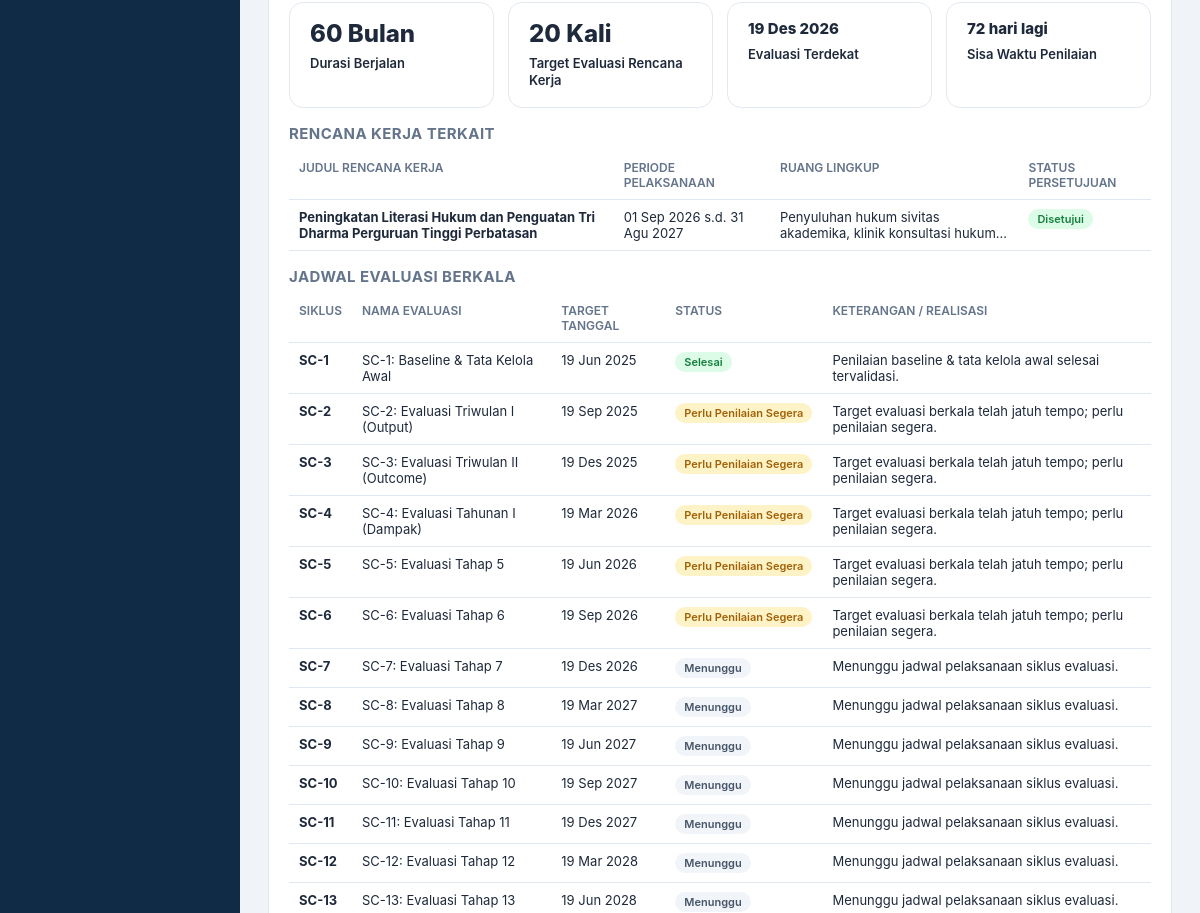
The app's page /mitra_edit.php?id=5 (signed in, middle part), older data.
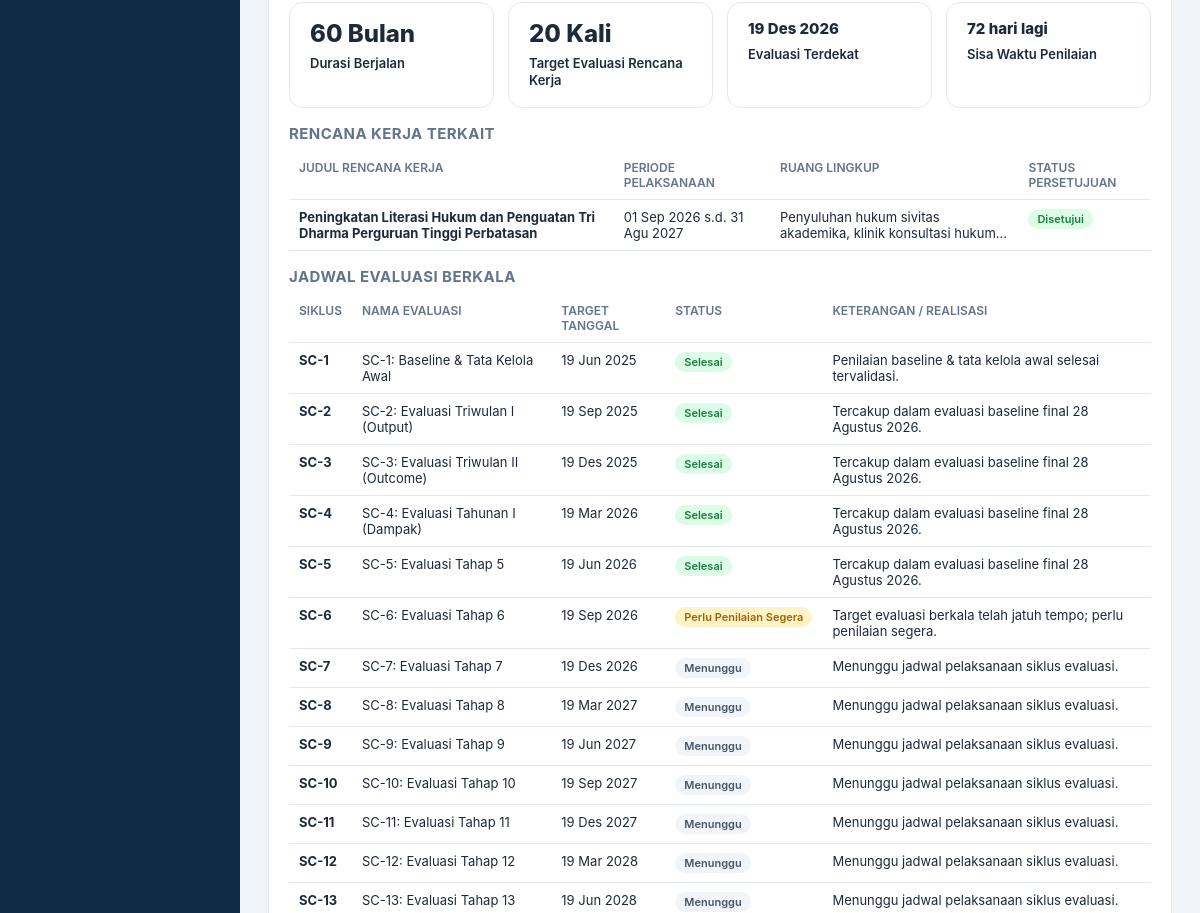
The same page, newer data.
### tables this page shows
CREATE TABLE `siklus_monev` (
  `id` int(11) NOT NULL AUTO_INCREMENT,
  `mitra_id` int(11) NOT NULL,
  `rencana_kerja_id` int(11) DEFAULT NULL,
  `siklus_ke` int(11) NOT NULL,
  `nama_siklus` varchar(100) NOT NULL,
  `tanggal_target_evaluasi` date NOT NULL,
  `tanggal_realisasi_evaluasi` date DEFAULT NULL,
  `status_siklus` enum('Menunggu','Perlu Penilaian Segera','Sedang Dinilai','Selesai') NOT NULL DEFAULT 'Menunggu',
  `catatan_monev` text DEFAULT NULL,
  `nilai_siklus` decimal(6,2) DEFAULT NULL,
  `created_at` timestamp NOT NULL DEFAULT current_timestamp(),
  PRIMARY KEY (`id`),
  UNIQUE KEY `uq_mitra_siklus` (`mitra_id`,`siklus_ke`),
  KEY `mitra_id` (`mitra_id`),
  KEY `rencana_kerja_id` (`rencana_kerja_id`),
  CONSTRAINT `siklus_monev_ibfk_1` FOREIGN KEY (`mitra_id`) REFERENCES `mitra_kinerja` (`id`) ON DELETE CASCADE,
  CONSTRAINT `siklus_monev_ibfk_2` FOREIGN KEY (`rencana_kerja_id`) REFERENCES `rencana_kerja` (`id`) ON DELETE SET NULL
);

### includes/data.php (called while the page is built, shortened)
<?php
require_once __DIR__ . '/functions.php';
function getMitraSummary(PDO $pdo, array $mitra, bool $forceRecalculate = false): array {
    $stmt = $pdo->prepare('SELECT * FROM indikator_skor WHERE mitra_id = ? ORDER BY kode_indikator');
    $stmt->execute([$mitra['id']]);
    $indikatorRows = $stmt->fetchAll();
    $stmt = $pdo->prepare('SELECT * FROM early_warning WHERE mitra_id = ? ORDER BY dimensi');
    $stmt->execute([$mitra['id']]);
    $warningRows = $stmt->fetchAll();
    $stmt = $pdo->prepare('SELECT * FROM intervensi_pimpinan WHERE mitra_id = ? ORDER BY no_pemicu');
    $stmt->execute([$mitra['id']]);
    $pemicuRows = $stmt->fetchAll();
    $stmt = $pdo->prepare('SELECT * FROM validasi WHERE mitra_id = ?');
    $stmt->execute([$mitra['id']]);
    $validasi = $stmt->fetch() ?: ['status' => 'BELUM'];
    $stmt = $pdo->prepare('SELECT * FROM intervensi_usulan WHERE mitra_id = ?');
    $stmt->execute([$mitra['id']]);
    $usulan = $stmt->fetch() ?: ['upaya_dilakukan' => null, 'keputusan_diminta' => null, 'uraian_kendala' => null];
    $baselineRows = [];
    try {
        $stmtB = $pdo->prepare('SELECT * FROM baseline_elemen WHERE mitra_id = ? ORDER BY nomor_elemen ASC');
        $stmtB->execute([$mitra['id']]);
        $baselineRows = $stmtB->fetchAll();
    } catch (Throwable $e) {}
    $bVerified = 0;
    $bFilled = 0;
    foreach ($baselineRows as $b) {
        if (($b['status'] ?? '') === 'TERVERIFIKASI') $bVerified++;
        if (($b['status'] ?? '') !== 'BELUM DIISI') $bFilled++;
    }
    $bTotal = count($baselineRows) ?: 12;
    $baselineSummary = [
        'rows' => $baselineRows,
        'terverifikasi' => $bVerified,
        'terisi' => $bFilled,
        'total' => $bTotal,
        'persentase' => round(($bVerified / $bTotal) * 100),
        'is_locked' => ($mitra['baseline_status'] ?? '') === 'TERVERIFIKASI / DIKUNCI',
        'status' => $mitra['baseline_status'] ?? 'BELUM DIISI',
    ];
    $statusList = [];
    foreach ($warningRows as &$w) {
        if ($w['dimensi'] === 'Masa berlaku') {
            $mb = hitungMasaBerlaku($mitra['tanggal_berakhir'], $mitra['cutoff_date'], $mitra['status_tanggal']);
            $w['kondisi'] = $mb['kondisi'];
            $w['status']  = $mb['status'];
            $w['sisa_hari'] = $mb['sisa_hari'];
        } else {
            $w['status'] = statusDariKondisi($w['dimensi'], $w['kondisi'] ?? 'BELUM DIPERIKSA');
        }
        $statusList[] = $w['status'];
    }
    $ringkasan = ringkasanIndikator($indikatorRows);
    $warning = warningTertinggi($statusList);
    $hasilUji = hasilUjiIntervensi($pemicuRows, $warning['status']);
    $cekUsulan = cekUsulanIntervensi($pemicuRows, $hasilUji, $usulan['upaya_dilakukan'], $usulan['keputusan_diminta']);
    $calculatedStatus = hitungStatusScorecard($ringkasan['skor_lengkap'], $ringkasan['cek_lengkap_ok'], $validasi['status'], $ringkasan['bukti_kurang_n'], $ringkasan['bdn_n'], $ringkasan['dapat_dinilai_n'], $ringkasan['all_evaluable']);
    if ($calculatedStatus === 'BUKTI BELUM MEMADAI') {
        $statusScorecard = 'BUKTI BELUM MEMADAI';
    } elseif ($validasi['status'] === 'PERLU PERBAIKAN') {
        $statusScorecard = 'PERLU PERBAIKAN';
    } elseif ($ringkasan['bdn_n'] > 0 || !$ringkasan['all_evaluable']) {
        $statusScorecard = $calculatedStatus;
    } elseif ($forceRecalculate || $calculatedStatus === 'DALAM PENILAIAN') {
        $statusScorecard = $calculatedStatus;
    } elseif (!empty($mitra['status_scorecard']) && in_array($mitra['status_scorecard'], ['FINAL', 'FINAL/TERVALIDASI', 'SIAP DIVALIDASI'], true)) {
        if ($validasi['status'] === 'DISETUJUI') {
            $statusScorecard = 'FINAL/TERVALIDASI';
        } else {
            $statusScorecard = $mitra['status_scorecard'];
        }
    } else {
        $statusScorecard = $calculatedStatus;
    }
    $calculatedPosisi = hitungPosisiPortofolio($indikatorRows);
    if ($ringkasan['dapat_dinilai_n'] === 0 || $forceRecalculate || !isset($mitra['posisi_portofolio']) || $mitra['posisi_portofolio'] === '') {
        $posisiPortofolio = $calculatedPosisi;
    } else {
        $posisiPortofolio = $mitra['posisi_portofolio'];
    }
    $sisaHari = null;
    foreach ($warningRows as $wr) {
        if ($wr['dimensi'] === 'Masa berlaku' && isset($wr['sisa_hari'])) {
            $sisaHari = $wr['sisa_hari'];
            break;
        }
    }
    $calculatedRekomendasi = ($ringkasan['dapat_dinilai_n'] === 0 || $ringkasan['nilai_berjalan'] <= 0 || $posisiPortofolio === 'BELUM DAPAT DITENTUKAN')
        ? 'BELUM DITENTUKAN'
        : hitungRekomendasi($ringkasan['nilai_berjalan'], $warning['status'], $posisiPortofolio, $sisaHari);
    if ($ringkasan['dapat_dinilai_n'] === 0 || $posisiPortofolio === 'BELUM DAPAT DITENTUKAN') {
        $rekomendasi = 'BELUM DITENTUKAN';
    } elseif ($forceRecalculate || !isset($mitra['rekomendasi']) || $mitra['rekomendasi'] === '') {
        $rekomendasi = $calculatedRekomendasi;
    } else {
        $rekomendasi = $mitra['rekomendasi'];
    }
    $evaluasiPerTahun = (int)($mitra['evaluasi_per_tahun'] ?? 4);
    $monev = hitungKebutuhanScorecard($mitra['tanggal_mulai'] ?? null, $mitra['tanggal_berakhir'] ?? null, $evaluasiPerTahun);
    try {
        $stmtSM = $pdo->prepare('SELECT * FROM siklus_monev WHERE mitra_id = ? ORDER BY tanggal_target_evaluasi ASC');
        $stmtSM->execute([$mitra['id']]);
        $realMilestones = $stmtSM->fetchAll();
        if (!empty($realMilestones)) {
            $todayTs = strtotime(date('Y-m-d'));
            $nearestUpcomingTarget = null;
            $nearestUpcomingDiff = null;
            $hasOverdue = false;
            $overdueList = [];
            $warning1Bulan = false;
            $msList = [];
            foreach ($realMilestones as $rm) {
                $tgtStr = $rm['tanggal_target_evaluasi'];
                $diff = (int)round((strtotime($tgtStr) - $todayTs) / 86400);
                $isCompleted = in_array(strtolower(trim($rm['status_siklus'] ?? '')), ['selesai', 'selesai evaluasi'], true);
                $isDueSoon = (!$isCompleted && $diff >= 0 && $diff <= 30);
                $isPast = ($diff < 0);
                $isOverdue = (!$isCompleted && $diff < 0);
                if ($isOverdue) {
                    $hasOverdue = true;
                    $overdueList[] = [
                        'siklus_ke'     => (int)$rm['siklus_ke'],
                        'nama'          => $rm['nama_siklus'],
                        'target_tgl'    => $tgtStr,
                        'sisa_hari'     => $diff,
                        'status_siklus' => $rm['status_siklus'],
                    ];
                }
                $msList[] = [
                    'siklus_ke'     => (int)$rm['siklus_ke'],
                    'nama'          => $rm['nama_siklus'],
                    'target_tgl'    => $tgtStr,
                    'sisa_hari'     => $diff,
                    'is_due_soon'   => $isDueSoon,
                    'is_past'       => $isPast,
                    'is_overdue'    => $isOverdue,
                    'status_siklus' => $rm['status_siklus']
                ];
                if (!$isCompleted && $diff >= 0 && $nearestUpcomingTarget === null) {
                    $nearestUpcomingTarget = $tgtStr;
                    $nearestUpcomingDiff = $diff;
                }
            }
            if (!empty($msList)) {
                $monev['milestones'] = $msList;
                $monev['total_siklus'] = count($msList);
                $monev['has_overdue'] = $hasOverdue;
                $monev['overdue_milestones'] = $overdueList;
                if ($nearestUpcomingTarget !== null) {
                    $monev['target_evaluasi_terdekat'] = $nearestUpcomingTarget;
                    $monev['hari_menuju_evaluasi'] = $nearestUpcomingDiff;
                    $monev['warning_1_bulan'] = $warning1Bulan;
                }
            }
        }
    } catch (Throwable $e) {}
    return [
        'mitra'             => $mitra,
        'indikator'         => $indikatorRows,
        'warning_rows'      => $warningRows,
        'pemicu_rows'       => $pemicuRows,
        'validasi'          => $validasi,
        'usulan'            => $usulan,
        'nilai_berjalan'    => $ringkasan['nilai_berjalan'],
        'nilai_final'       => $ringkasan['nilai_final'],
        'all_evaluable'     => $ringkasan['all_evaluable'],
        'bobot_dinilai'     => $ringkasan['bobot_dinilai'],
        'kelengkapan'       => $ringkasan['kelengkapan'],
        'skor_lengkap'      => $ringkasan['skor_lengkap'],
        'cek_lengkap_ok'    => $ringkasan['cek_lengkap_ok'],
        'kategori'          => $ringkasan['kategori'],
        'status_scorecard'  => $statusScorecard,
        'posisi_portofolio' => $posisiPortofolio,
        'rekomendasi'       => $rekomendasi,
        'warning'           => $warning,
        'hasil_uji'         => $hasilUji,
        'cek_usulan'        => $cekUsulan,
        'dapat_dinilai_n'   => $ringkasan['dapat_dinilai_n'],
        'bdn_n'             => $ringkasan['bdn_n'],
        'bukti_kurang_n'    => $ringkasan['bukti_kurang_n'],
        'monev'             => $monev,
        'baseline'          => $baselineSummary,
    ];
}

### includes/functions.php (called while the page is built, shortened)
<?php
function hitungCekIndikator(array $row): string {
    $status  = $row['status_pemeriksaan'] ?? 'BELUM DITELAAH';
    $temuan  = trim((string)($row['temuan_bukti'] ?? ''));
    $skor    = $row['skor'] ?? null;
    $alasan  = trim((string)($row['alasan_skor'] ?? ''));
    $isDapatDinilai = in_array($status, ['DAPAT DINILAI', 'BUKTI CUKUP', 'BUKTI MEMADAI'], true);
    if ($isDapatDinilai) {
        return 'OK';
    }
    return 'OK';
}
function ringkasanIndikator(array $indikatorRows): array {
    $cekOkCount = 0;
    $nilaiBerjalan = 0.0;
    $bobotDinilai = 0;
    $dapatDinilaiCount = 0;
    $bdnCount = 0;
    $buktiKurangCount = 0;
    foreach ($indikatorRows as $row) {
        $st = $row['status_pemeriksaan'] ?? 'BELUM DITELAAH';
        if (in_array($st, ['DAPAT DINILAI', 'BUKTI CUKUP', 'BUKTI MEMADAI'], true)) {
            $dapatDinilaiCount++;
            $bobotDinilai += (int)($row['bobot'] ?? BOBOT_INDIKATOR[$row['kode_indikator'] ?? ''] ?? 0);
        } elseif ($st === 'BELUM DAPAT DINILAI') {
            $bdnCount++;
        } elseif (in_array($st, ['BUKTI BELUM CUKUP', 'BUKTI BELUM MEMADAI'], true)) {
            $buktiKurangCount++;
        }
        if (($row['skor'] ?? null) !== null) {
            $nilaiBerjalan += (float)($row['nilai'] ?? 0);
        }
        if (hitungCekIndikator($row) === 'OK') {
            $cekOkCount++;
        }
    }
    $n = count($indikatorRows) ?: 7;
    $kelengkapan = round(($cekOkCount / $n) * 100);
    $skorLengkap = ($cekOkCount === $n);
    $cekLengkapOk = ($cekOkCount === $n);
    $allEvaluable = ($dapatDinilaiCount === $n);
    $nilaiFinal = ($allEvaluable && $skorLengkap) ? round($nilaiBerjalan, 2) : null;
    if (!($allEvaluable && $skorLengkap)) {
        $kategori = 'DALAM PROSES';
    } else {
        $kategori = kategoriDariNilai($nilaiBerjalan);
    }
    return [
        'nilai_berjalan'    => round($nilaiBerjalan, 2),
        'nilai_final'       => $nilaiFinal,
        'bobot_dinilai'     => $bobotDinilai,
        'kelengkapan'       => $kelengkapan,
        'skor_lengkap'      => $skorLengkap,
        'cek_lengkap_ok'    => $cekLengkapOk,
        'kategori'          => $kategori,
        'dapat_dinilai_n'   => $dapatDinilaiCount,
        'bdn_n'             => $bdnCount,
        'bukti_kurang_n'    => $buktiKurangCount,
        'all_evaluable'     => $allEvaluable,
    ];
}
function kategoriDariNilai(float $nilai): string {
    if ($nilai >= 40) return 'PERLU PERBAIKAN';
    return 'KRITIS';
}
function statusDariKondisi(string $dimensi, ?string $kondisi): string {
    $map = KONDISI_OPTIONS[$dimensi] ?? [];
    return $map[$kondisi] ?? 'V0';
}
function hitungMasaBerlaku(?string $tanggalBerakhir, ?string $cutoffDate, ?string $statusTanggal = null): array {
    $timeBerakhir = strtotime($tanggalBerakhir);
    $timeCutoff = strtotime($cutoffDate);
    $sisaHari = (int) round(($timeBerakhir - $timeCutoff) / 86400);
    if ($sisaHari < 0) {
        $kondisi = 'SUDAH BERAKHIR'; $status = 'E3';
    } elseif ($sisaHari <= 30) {
        $kondisi = 'H-30'; $status = 'E3';
    } elseif ($sisaHari <= 90) {
        $kondisi = 'H-90'; $status = 'E2';
    } elseif ($sisaHari <= 180) {
        $kondisi = 'H-180'; $status = 'E1';
    } else {
        $kondisi = '> H-180'; $status = 'E0';
    }
    return ['sisa_hari' => $sisaHari, 'kondisi' => $kondisi, 'status' => $status];
}

### mitra_edit.php (the view, shortened to what the changed rows need)
<?php
require_once __DIR__ . '/includes/auth.php';
require_once __DIR__ . '/includes/data.php';
$id = (int)($_GET['id'] ?? 0);
$pdo = getDB();
$stmt = $pdo->prepare('SELECT * FROM mitra_kinerja WHERE id = ?');
$stmt->execute([$id]);
$mitra = $stmt->fetch();
$summary = getMitraSummary($pdo, $mitra);
require __DIR__ . '/includes/header.php';
?>
<form method="post">
<?php
$rencanaKerja = [];
$siklusMonev = [];
try {
    $stmtRK = $pdo->prepare('SELECT * FROM rencana_kerja WHERE mitra_id = ? ORDER BY tanggal_mulai DESC');
    $stmtRK->execute([$id]);
    $rencanaKerja = $stmtRK->fetchAll();
    $stmtSM = $pdo->prepare('SELECT * FROM siklus_monev WHERE mitra_id = ? ORDER BY siklus_ke ASC');
    $stmtSM->execute([$id]);
    $siklusMonev = $stmtSM->fetchAll();
} catch (Throwable $e) {}
?>
<div class="card" style="margin-top:20px;">
    <?php if (!empty($rencanaKerja)): ?>
    <div class="table-wrap" style="margin-bottom:16px;">
        <table>
            <thead>
                <tr><th>Judul Rencana Kerja</th><th>Periode Pelaksanaan</th><th>Ruang Lingkup</th><th>Status Persetujuan</th></tr>
            </thead>
        </table>
    </div>
    <?php endif; ?>
    <div class="table-wrap">
        <table>
            <thead>
                <tr><th>Siklus</th><th>Nama Evaluasi</th><th>Target Tanggal</th><th>Status</th><th>Keterangan / Realisasi</th></tr>
            </thead>
            <tbody>
                <?php if (!empty($siklusMonev)): ?>
                    <?php foreach ($siklusMonev as $sm):
                        $smBadge = match($sm['status_siklus']) {
                            'Selesai' => 'success',
                            'Perlu Penilaian Segera' => 'warning',
                            'Sedang Dinilai' => 'info',
                            default => 'secondary'
                        };
                    ?>
                    <tr>
                        <td><strong>SC-<?= $sm['siklus_ke'] ?></strong></td>
                        <td><?= h($sm['nama_siklus']) ?></td>
                        <td><?= formatTanggal($sm['tanggal_target_evaluasi']) ?></td>
                        <td><span class="badge badge-<?= $smBadge ?>"><?= h($sm['status_siklus']) ?></span></td>
                        <td><?= h($sm['catatan_monev'] ?? ($sm['tanggal_realisasi_evaluasi'] ? 'Selesai: ' . formatTanggal($sm['tanggal_realisasi_evaluasi']) : '-')) ?></td>
                    </tr>
                    <?php endforeach; ?>
                <?php endif; ?>
            </tbody>
        </table>
    </div>
</div>
</form>
<?php require __DIR__ . '/includes/footer.php'; ?>

Row changes from the older to the newer data that the page shows:
changed siklus_monev "SC-2: Evaluasi Triwulan I (Output)": status_siklus "Perlu Penilaian Segera" → "Selesai"; catatan_monev "Target evaluasi berkala telah jatuh tempo; perlu penilaian segera." → "Tercakup dalam evaluasi baseline final 28 Agustus 2026."
changed siklus_monev "SC-3: Evaluasi Triwulan II (Outcome)": status_siklus "Perlu Penilaian Segera" → "Selesai"; catatan_monev "Target evaluasi berkala telah jatuh tempo; perlu penilaian segera." → "Tercakup dalam evaluasi baseline final 28 Agustus 2026."
changed siklus_monev "SC-4: Evaluasi Tahunan I (Dampak)": status_siklus "Perlu Penilaian Segera" → "Selesai"; catatan_monev "Target evaluasi berkala telah jatuh tempo; perlu penilaian segera." → "Tercakup dalam evaluasi baseline final 28 Agustus 2026."
changed siklus_monev "SC-5: Evaluasi Tahap 5": status_siklus "Perlu Penilaian Segera" → "Selesai"; catatan_monev "Target evaluasi berkala telah jatuh tempo; perlu penilaian segera." → "Tercakup dalam evaluasi baseline final 28 Agustus 2026."
